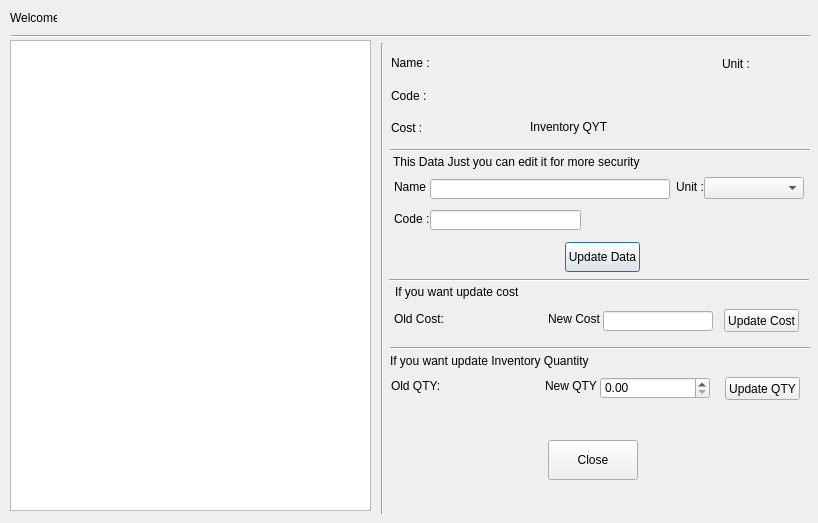
<?xml version="1.0" encoding="UTF-8"?>
<ui version="4.0">
	<class>editSPDialog</class>
	<widget class="QDialog" name="editSPDialog">
		<property name="geometry">
			<rect>
				<x>0</x>
				<y>0</y>
				<width>818</width>
				<height>523</height>
			</rect>
		</property>
		<property name="windowTitle">
			<string>Edit Spare Parts</string>
		</property>
		<widget class="QLabel" name="label">
			<property name="geometry">
				<rect>
					<x>10</x>
					<y>10</y>
					<width>47</width>
					<height>16</height>
				</rect>
			</property>
			<property name="text">
				<string>Welcome,</string>
			</property>
		</widget>
		<widget class="QLabel" name="loggeduserlbl">
			<property name="geometry">
				<rect>
					<x>61</x>
					<y>11</y>
					<width>170</width>
					<height>16</height>
				</rect>
			</property>
			<property name="font">
				<font>
					<weight>75</weight>
					<bold>true</bold>
				</font>
			</property>
			<property name="text">
				<string/>
			</property>
		</widget>
		<widget class="Line" name="line">
			<property name="geometry">
				<rect>
					<x>11</x>
					<y>28</y>
					<width>800</width>
					<height>16</height>
				</rect>
			</property>
			<property name="orientation">
				<enum>Qt::Horizontal</enum>
			</property>
		</widget>
		<widget class="QWidget" name="verticalLayoutWidget">
			<property name="geometry">
				<rect>
					<x>391</x>
					<y>50</y>
					<width>81</width>
					<height>91</height>
				</rect>
			</property>
			<layout class="QVBoxLayout" name="verticalLayout">
				<item>
					<widget class="QLabel" name="label_3">
						<property name="text">
							<string>Name :</string>
						</property>
					</widget>
				</item>
				<item>
					<widget class="QLabel" name="label_5">
						<property name="text">
							<string>Code :</string>
						</property>
					</widget>
				</item>
				<item>
					<widget class="QLabel" name="label_8">
						<property name="text">
							<string>Cost :</string>
						</property>
					</widget>
				</item>
			</layout>
		</widget>
		<widget class="Line" name="line_2">
			<property name="geometry">
				<rect>
					<x>372</x>
					<y>43</y>
					<width>20</width>
					<height>471</height>
				</rect>
			</property>
			<property name="orientation">
				<enum>Qt::Vertical</enum>
			</property>
		</widget>
		<widget class="QLabel" name="spnamelbl">
			<property name="geometry">
				<rect>
					<x>430</x>
					<y>54</y>
					<width>270</width>
					<height>20</height>
				</rect>
			</property>
			<property name="text">
				<string/>
			</property>
		</widget>
		<widget class="QLabel" name="spcodelbl">
			<property name="geometry">
				<rect>
					<x>435</x>
					<y>85</y>
					<width>130</width>
					<height>20</height>
				</rect>
			</property>
			<property name="text">
				<string/>
			</property>
		</widget>
		<widget class="QLabel" name="label_7">
			<property name="geometry">
				<rect>
					<x>722</x>
					<y>54</y>
					<width>30</width>
					<height>20</height>
				</rect>
			</property>
			<property name="text">
				<string>Unit :</string>
			</property>
		</widget>
		<widget class="QLabel" name="spcostlbl">
			<property name="geometry">
				<rect>
					<x>425</x>
					<y>116</y>
					<width>131</width>
					<height>20</height>
				</rect>
			</property>
			<property name="font">
				<font>
					<weight>75</weight>
					<bold>true</bold>
				</font>
			</property>
			<property name="text">
				<string/>
			</property>
		</widget>
		<widget class="QLabel" name="spunitlbl">
			<property name="geometry">
				<rect>
					<x>750</x>
					<y>54</y>
					<width>50</width>
					<height>20</height>
				</rect>
			</property>
			<property name="text">
				<string/>
			</property>
		</widget>
		<widget class="QLabel" name="label_4">
			<property name="geometry">
				<rect>
					<x>530</x>
					<y>114</y>
					<width>79</width>
					<height>25</height>
				</rect>
			</property>
			<property name="text">
				<string>Inventory QYT :</string>
			</property>
		</widget>
		<widget class="QLabel" name="spinvqtylbl">
			<property name="geometry">
				<rect>
					<x>610</x>
					<y>116</y>
					<width>81</width>
					<height>20</height>
				</rect>
			</property>
			<property name="font">
				<font>
					<weight>75</weight>
					<bold>true</bold>
				</font>
			</property>
			<property name="text">
				<string/>
			</property>
		</widget>
		<widget class="Line" name="line_3">
			<property name="geometry">
				<rect>
					<x>390</x>
					<y>142</y>
					<width>420</width>
					<height>16</height>
				</rect>
			</property>
			<property name="orientation">
				<enum>Qt::Horizontal</enum>
			</property>
		</widget>
		<widget class="QLabel" name="label_15">
			<property name="geometry">
				<rect>
					<x>394</x>
					<y>174</y>
					<width>79</width>
					<height>26</height>
				</rect>
			</property>
			<property name="text">
				<string>Name :</string>
			</property>
		</widget>
		<widget class="QLabel" name="label_16">
			<property name="geometry">
				<rect>
					<x>676</x>
					<y>177</y>
					<width>30</width>
					<height>20</height>
				</rect>
			</property>
			<property name="text">
				<string>Unit :</string>
			</property>
		</widget>
		<widget class="QLabel" name="label_20">
			<property name="geometry">
				<rect>
					<x>394</x>
					<y>206</y>
					<width>50</width>
					<height>25</height>
				</rect>
			</property>
			<property name="text">
				<string>Code :</string>
			</property>
		</widget>
		<widget class="QLineEdit" name="spnameled">
			<property name="geometry">
				<rect>
					<x>430</x>
					<y>179</y>
					<width>240</width>
					<height>20</height>
				</rect>
			</property>
		</widget>
		<widget class="QComboBox" name="unitcomboBox">
			<property name="geometry">
				<rect>
					<x>704</x>
					<y>177</y>
					<width>100</width>
					<height>22</height>
				</rect>
			</property>
			<item>
				<property name="text">
					<string/>
				</property>
			</item>
			<item>
				<property name="text">
					<string>Millimetre ( MM )</string>
				</property>
			</item>
			<item>
				<property name="text">
					<string>Centimeter ( CM )</string>
				</property>
			</item>
			<item>
				<property name="text">
					<string>Metre ( M )</string>
				</property>
			</item>
			<item>
				<property name="text">
					<string>Gram ( G )</string>
				</property>
			</item>
			<item>
				<property name="text">
					<string>Kilogram ( KG )</string>
				</property>
			</item>
			<item>
				<property name="text">
					<string>Each ( EA )</string>
				</property>
			</item>
			<item>
				<property name="text">
					<string>Litre ( L )</string>
				</property>
			</item>
		</widget>
		<widget class="QLabel" name="label_18">
			<property name="geometry">
				<rect>
					<x>393</x>
					<y>152</y>
					<width>400</width>
					<height>20</height>
				</rect>
			</property>
			<property name="text">
				<string>This Data Just you can edit it for more security</string>
			</property>
		</widget>
		<widget class="Line" name="line_4">
			<property name="geometry">
				<rect>
					<x>389</x>
					<y>272</y>
					<width>420</width>
					<height>16</height>
				</rect>
			</property>
			<property name="orientation">
				<enum>Qt::Horizontal</enum>
			</property>
		</widget>
		<widget class="QPushButton" name="dataupdatebtn">
			<property name="geometry">
				<rect>
					<x>565</x>
					<y>242</y>
					<width>75</width>
					<height>30</height>
				</rect>
			</property>
			<property name="text">
				<string>Update Data</string>
			</property>
		</widget>
		<widget class="QLabel" name="label_19">
			<property name="geometry">
				<rect>
					<x>395</x>
					<y>282</y>
					<width>160</width>
					<height>20</height>
				</rect>
			</property>
			<property name="text">
				<string>If you want update cost</string>
			</property>
		</widget>
		<widget class="QLabel" name="label_21">
			<property name="geometry">
				<rect>
					<x>390</x>
					<y>351</y>
					<width>400</width>
					<height>20</height>
				</rect>
			</property>
			<property name="text">
				<string>If you want update Inventory Quantity</string>
			</property>
		</widget>
		<widget class="QLabel" name="label_22">
			<property name="geometry">
				<rect>
					<x>394</x>
					<y>309</y>
					<width>50</width>
					<height>20</height>
				</rect>
			</property>
			<property name="text">
				<string>Old Cost:</string>
			</property>
		</widget>
		<widget class="QLabel" name="oldcostlbl">
			<property name="geometry">
				<rect>
					<x>443</x>
					<y>310</y>
					<width>80</width>
					<height>20</height>
				</rect>
			</property>
			<property name="font">
				<font>
					<weight>75</weight>
					<bold>true</bold>
				</font>
			</property>
			<property name="text">
				<string/>
			</property>
		</widget>
		<widget class="QLabel" name="label_24">
			<property name="geometry">
				<rect>
					<x>548</x>
					<y>309</y>
					<width>60</width>
					<height>20</height>
				</rect>
			</property>
			<property name="text">
				<string>New Cost :</string>
			</property>
		</widget>
		<widget class="QLineEdit" name="newcostled">
			<property name="geometry">
				<rect>
					<x>603</x>
					<y>311</y>
					<width>110</width>
					<height>20</height>
				</rect>
			</property>
		</widget>
		<widget class="QPushButton" name="updatecostbtn">
			<property name="geometry">
				<rect>
					<x>724</x>
					<y>309</y>
					<width>75</width>
					<height>23</height>
				</rect>
			</property>
			<property name="text">
				<string>Update Cost</string>
			</property>
		</widget>
		<widget class="Line" name="line_5">
			<property name="geometry">
				<rect>
					<x>390</x>
					<y>340</y>
					<width>420</width>
					<height>16</height>
				</rect>
			</property>
			<property name="orientation">
				<enum>Qt::Horizontal</enum>
			</property>
		</widget>
		<widget class="QPushButton" name="updateqtybtn">
			<property name="geometry">
				<rect>
					<x>725</x>
					<y>377</y>
					<width>75</width>
					<height>23</height>
				</rect>
			</property>
			<property name="text">
				<string>Update QTY</string>
			</property>
		</widget>
		<widget class="QLabel" name="oldqtylbl">
			<property name="geometry">
				<rect>
					<x>440</x>
					<y>377</y>
					<width>80</width>
					<height>20</height>
				</rect>
			</property>
			<property name="font">
				<font>
					<weight>75</weight>
					<bold>true</bold>
				</font>
			</property>
			<property name="text">
				<string/>
			</property>
		</widget>
		<widget class="QLabel" name="label_26">
			<property name="geometry">
				<rect>
					<x>545</x>
					<y>376</y>
					<width>60</width>
					<height>20</height>
				</rect>
			</property>
			<property name="text">
				<string>New QTY :</string>
			</property>
		</widget>
		<widget class="QLabel" name="label_27">
			<property name="geometry">
				<rect>
					<x>391</x>
					<y>376</y>
					<width>50</width>
					<height>20</height>
				</rect>
			</property>
			<property name="text">
				<string>Old QTY:</string>
			</property>
		</widget>
		<widget class="QDoubleSpinBox" name="newqtySpinBox">
			<property name="geometry">
				<rect>
					<x>600</x>
					<y>377</y>
					<width>110</width>
					<height>22</height>
				</rect>
			</property>
		</widget>
		<widget class="QPushButton" name="closebtn">
			<property name="geometry">
				<rect>
					<x>548</x>
					<y>440</y>
					<width>90</width>
					<height>40</height>
				</rect>
			</property>
			<property name="text">
				<string>Close</string>
			</property>
		</widget>
		<widget class="QListWidget" name="listWidget">
			<property name="geometry">
				<rect>
					<x>10</x>
					<y>40</y>
					<width>361</width>
					<height>471</height>
				</rect>
			</property>
		</widget>
		<widget class="QLineEdit" name="spcodeled">
			<property name="geometry">
				<rect>
					<x>430</x>
					<y>210</y>
					<width>151</width>
					<height>20</height>
				</rect>
			</property>
		</widget>
	</widget>
	<resources/>
	<connections/>
</ui>
